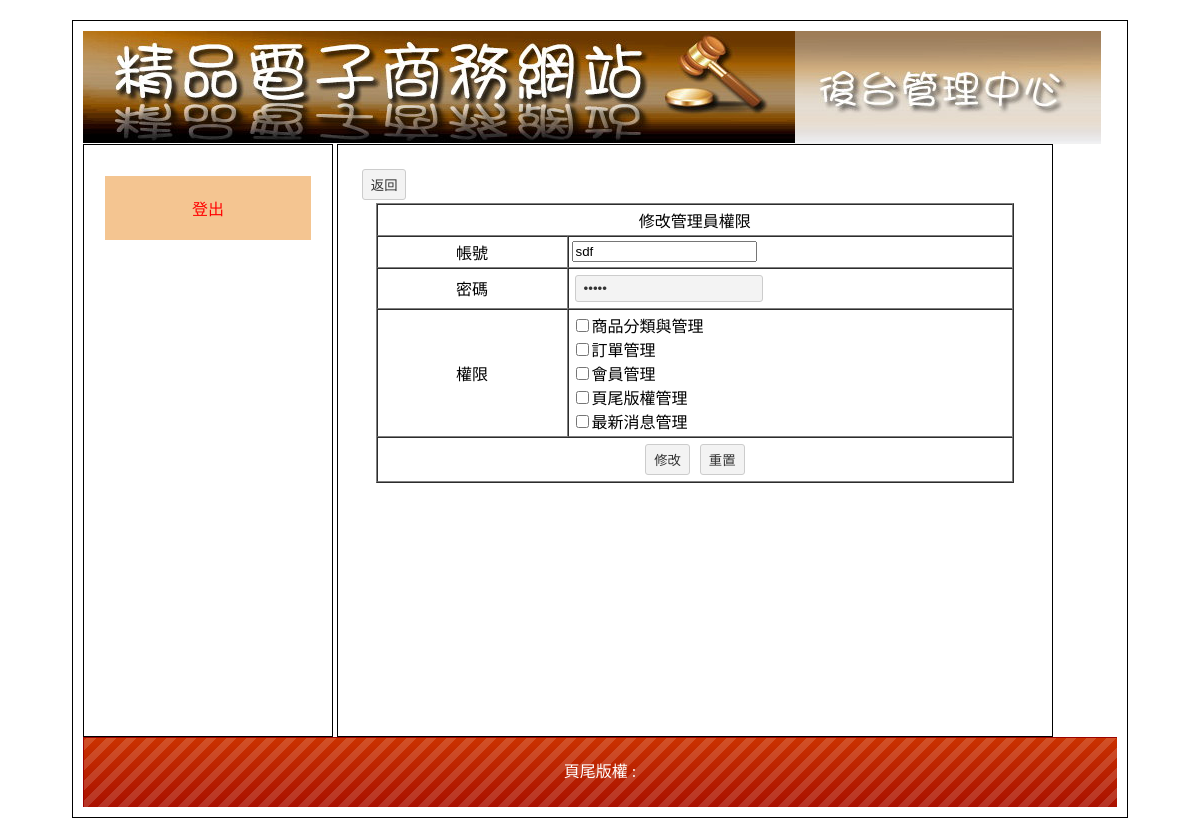
Page /admin.php?do=admin&redo=admin_update&no=9 on the earlier database version.
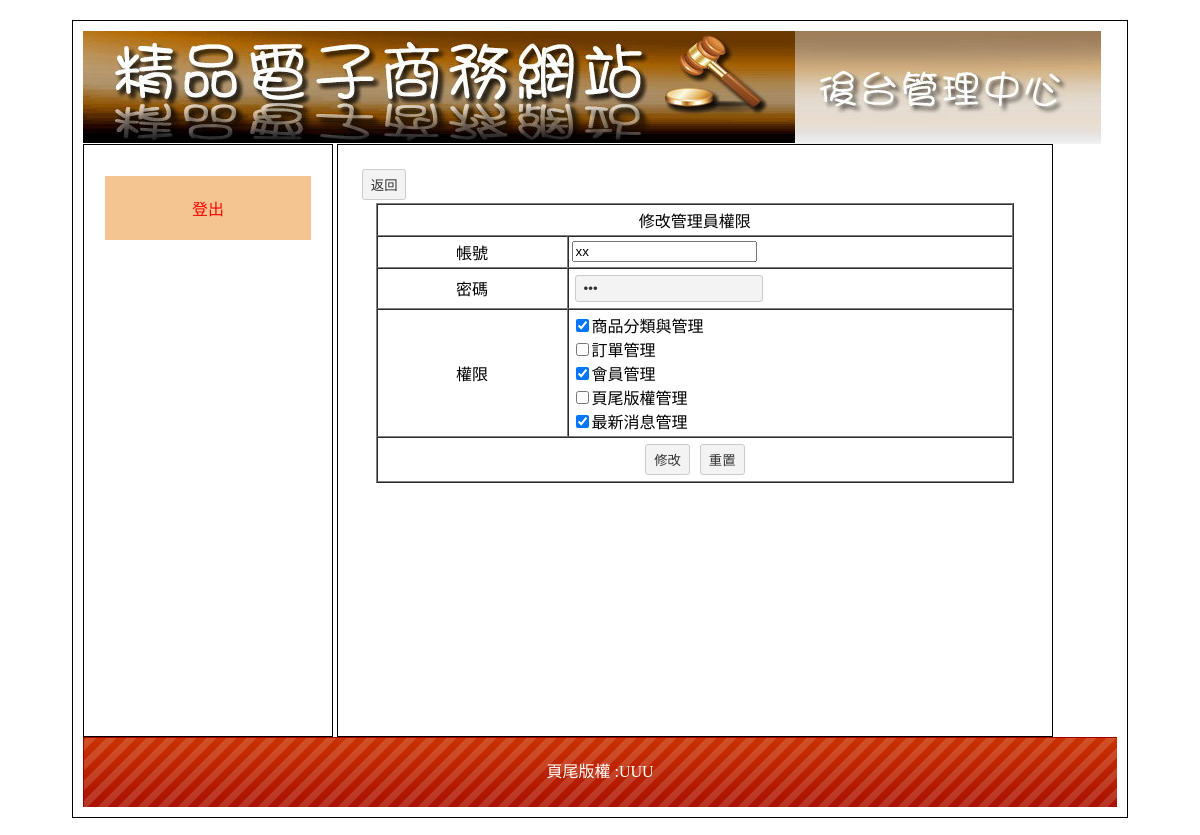
Same page on the later database version.
### tables this page shows
CREATE TABLE `admin_member` (
  `a_m_seq` int(10) UNSIGNED NOT NULL,
  `a_m_id` text NOT NULL COMMENT '帳號',
  `a_m_pw` text NOT NULL COMMENT '密碼',
  `a_m_1` int(1) NOT NULL,
  `a_m_2` int(1) NOT NULL,
  `a_m_3` int(1) NOT NULL,
  `a_m_4` int(1) NOT NULL,
  `a_m_5` int(1) NOT NULL
);

CREATE TABLE `myfooter` (
  `m_seq` int(10) UNSIGNED NOT NULL,
  `m_footer` text NOT NULL
);

### admin_update.php (the view, shortened to what this page needs)
<?php
 $sql = "select * from admin_member where a_m_seq = '".$_GET["no"]."'";
 $rr = mysqli_query($link,$sql);
 $rrr = mysqli_fetch_assoc($rr);
?>
<input type="button" value="返回" onclick = "document.location.href='/'"><br>
<form method="post">
<table width="95%" border="1" align="center" cellpadding="3" cellspacing="0">
  <tr>
    <td colspan="2" align="center">修改管理員權限</td>
  </tr>
  <tr>
    <td align="center" width="30%">帳號</td>
    <td align="left"><input name="my_id" value="<?=$rrr["a_m_id"]?>"></td>
  </tr>
  <tr>
    <td align="center">密碼</td>
    <td align="left"><input type = "password" name="my_pw" value="<?=$rrr["a_m_pw"]?>"></td>
  </tr>
  <tr>
    <td align="center">權限</td>
    <td align="left">
      <input type = "checkbox" name="l1" value="1" <?php if($rrr["a_m_1"] == 1){ echo "checked";}?>>商品分類與管理<br>
      <input type = "checkbox" name="l2" value="1" <?php if($rrr["a_m_2"] == 1){ echo "checked";}?>>訂單管理<br>
      <input type = "checkbox" name="l3" value="1" <?php if($rrr["a_m_3"] == 1){ echo "checked";}?>>會員管理<br>
      <input type = "checkbox" name="l4" value="1" <?php if($rrr["a_m_4"] == 1){ echo "checked";}?>>頁尾版權管理<br>
      <input type = "checkbox" name="l5" value="1" <?php if($rrr["a_m_5"] == 1){ echo "checked";}?>>最新消息管理<br>
    </td>
  </tr>
  <tr>
    <td colspan="2" align="center">
      <input type = "submit" value="修改">
      <input type = "reset" value="重置">
    </td>
  </tr>
</table>
</form>

### footer.php
<?php
 $sql = "select * from myfooter";
 $rr = mysqli_query($link,$sql);
 $rrr = mysqli_fetch_assoc($rr);
?>
<?=$rrr["m_footer"]?>

Differences in the rows shown:
changed admin_member: my_id "sdf" → "xx"; a_m_1 "☐" → "☑"; a_m_3 "☐" → "☑"; a_m_5 "☐" → "☑"
added myfooter: m_footer "UUU"
